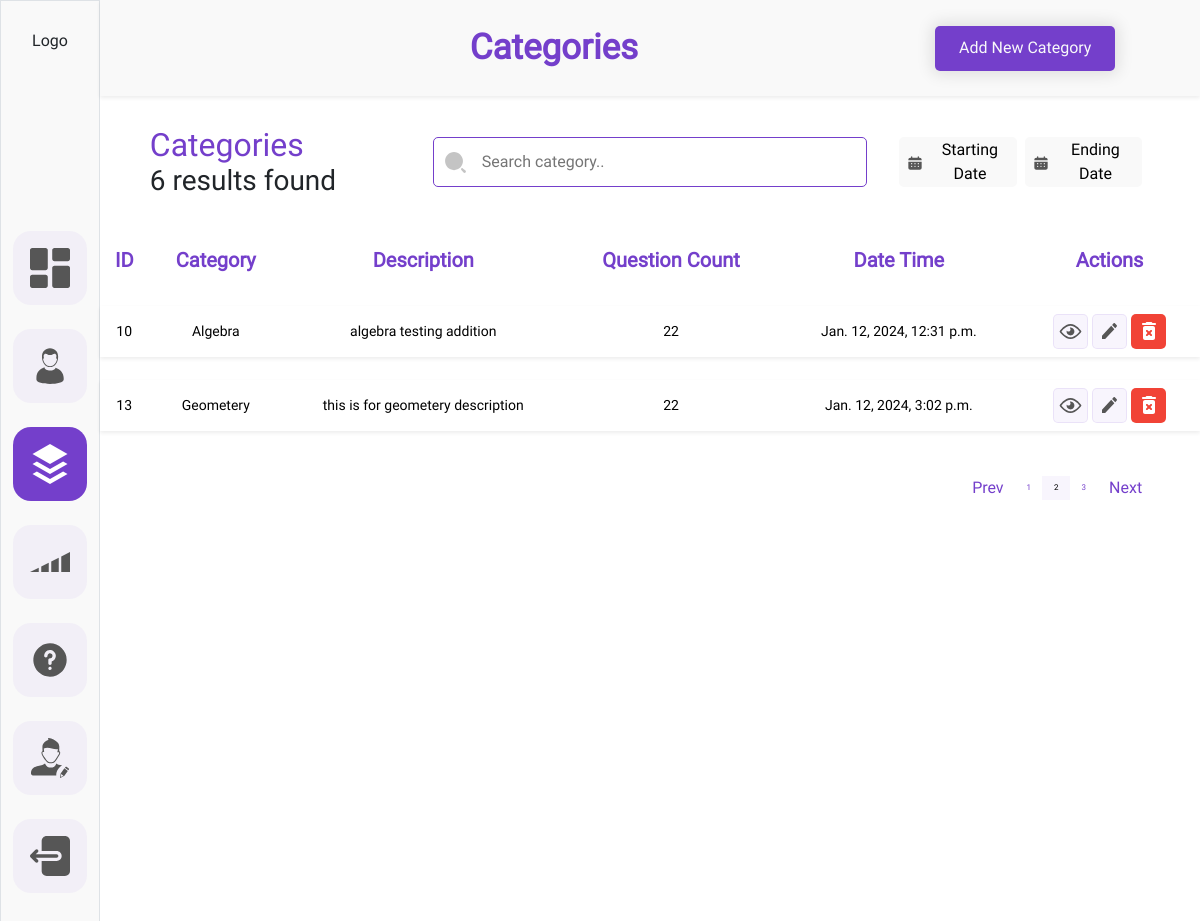
The page /myadmin/categories/?page=2 (signed in) on the database as committed earlier.
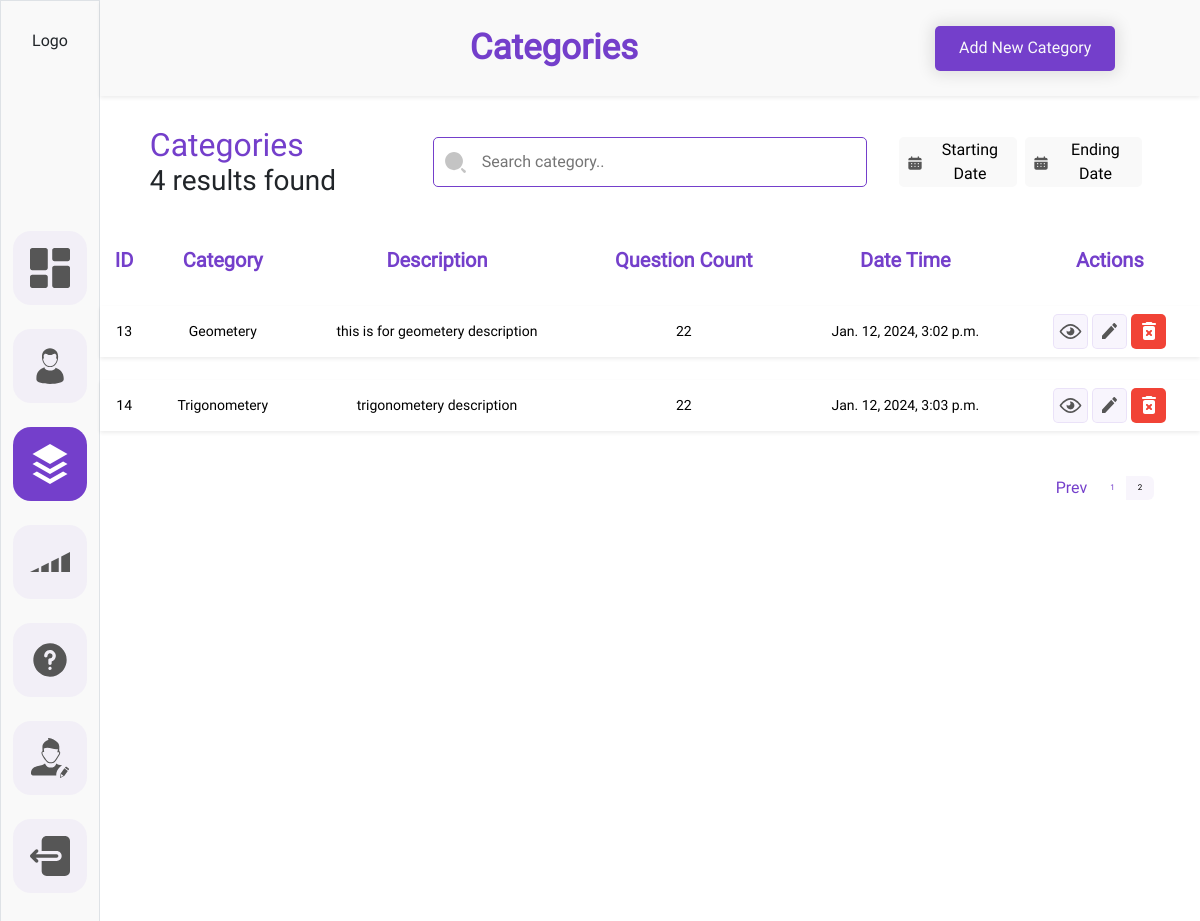
The same page on the database as committed later.
### adminDashboard/models.py (models this page shows, shortened)
class Category(BaseModel):
    category_title = models.CharField(max_length=CharFieldSizes.XXX_LARGE)
    category_description = models.TextField()
    category_image = models.ImageField(upload_to='category_images')

### adminDashboard/views.py (the view)
# urls.py: path('categories/', views.categories, name='categories'),
@login_required(login_url='login')
def categories(request):
    search = request.GET.get('search-bar', '')
    start_date = request.GET.get('startdate', '')
    end_date = request.GET.get('enddate', '')
    context={
        'seachbar': search,
        'startdate': start_date,
        'enddate': end_date,
        'category': request.GET.get('category',None)
    }
    records = Category.objects.all()
    if start_date and end_date:
        records = records.filter(created_at__range=(start_date, end_date))
    elif start_date:
        records = records.filter(created_at__gte=start_date)
    elif end_date:
        records = records.filter(created_at__lte=end_date)
    if search:
        records = records.filter(Q(category_title__icontains=search) | Q(category_description__icontains=search))
    paginator = Paginator(records,2)
    page = request.GET.get('page')
    try:
        records_within_range = paginator.page(page)
    except PageNotAnInteger:
        records_within_range = paginator.page(1)
    except EmptyPage:
        records_within_range = paginator.page(paginator.num_pages)
    category_count = records.count()
    context['categories']= records_within_range
    context['category_count'] = category_count
    return render(request, 'admin_dashboard/category.html', context)

### templates/admin_dashboard/category.html (shortened to what the changed rows need)
{% load static %}
<!DOCTYPE html>
<html lang="en">
<head>
    <link
    href="https://cdn.jsdelivr.net/npm/bootstrap@5.3.2/dist/css/bootstrap.min.css"
    rel="stylesheet"
  />
  <link rel="stylesheet" href="{% static 'admin_dashboard/css/common.css'%}">
  <link rel="stylesheet" href="{%static 'admin_dashboard/css/category.css'%}">
  <link rel="stylesheet" href="{% static 'admin_dashboard/css/users.css'%}">
</head>
<body>
    <div class="container-fluid">
        <div class="row ">
            <div class="col-11 h-100">
                <div class="row p-2 bg-sidebar heading-container-height shadow-sm justify-content-center align-items-center">
                    <div class="col-6 d-flex justify-content-end align-items-center">
                        <div class= "d-flex justify-content-center align-items-center">
                            <h1 class="dashboard__heading m-0">Categories</h1>
                        </div>
                    </div>
                </div>
            <form id="searchForm" action="{% url 'categories'%}" method='GET'>
                <div class="row justify-content-center margintop gap-2">
                  <div class="col-3">
                    <div class="">
                      <div class="d-flex flex-column">
                        <div class="">
                          <h2 class="user-title m-0 p-0">Categories</h2>
                        </div>
                        <div>
                          <h3 class="user-title-desc m-0 p-0">{{category_count }} results found</h3>
                        </div>
                      </div>
                    </div>
                  </div>
                </div>
            </form>
                <div class="row justify-content-center mt-3">
                    <div class="col p-0">
                        <div class="">
                            <div class="">
                                <table class="table table-hover table-borderless">
                                    <thead>
                                        <tr>
                                          <th class="table-head">ID</th>
                                          <th class="table-head">Category</th>
                                          <th class="table-head">Description</th>
                                          <th class="table-head">Question Count</th>
                                          <th class="table-head">Date Time</th>
                                          <th class="table-head">Actions</th>
                                        </tr>
                                      </thead>
                                      <tbody>
                                        {% for category in categories %}
                                        <tr class="tr shadow-sm ">
                                          <td>{{category.id}}</td>
                                          <td>{{category.category_title}}</td>
                                          <td>{{category.category_description}}</td>
                                          <td>22</td>
                                          <td>{{category.created_at}}</td>
                                          <td>
                                            <div class="d-flex justify-content-center align-items-center gap-1">
                                              <div class="">
                                                    <a class="action-btns action-btns-view"  href="{%url 'view-category' pk=category.id%}">
                                                    </a>
                                                </div>
                                                <div class="">
                                                    <a class="action-btns action-btns-view" href="{%url 'update-category' pk=category.id %}">
                                                    </a>
                                                </div>
                                                <div class="">
                                                    <a class="action-btns action-btns-remove" href="#" onclick=deleterecord({{category.id}})   data-bs-toggle="modal" data-bs-target="#user-successfully-delet-modal" >
                                                    </a>
                                                </div>
                                            </div>
                                          </td>
                                        </tr>
                                        {% endfor %}
                                      </tbody>
                                  </table>
                            </div>
                        </div>
                    </div>
                </div>
            <div class="row justify-content-center">
              <div class="col-11 d-flex justify-content-end p-0">
                <nav aria-label="Page navigation example">
                  <ul class="pagination justify-content-end">
                    {% for page_num in categories.paginator.page_range %}
                    <li class="page-item  d-flex justify-content-center align-items-center">
                      <a class="page-link border-0 {% if categories.number == page_num %} custom_active {% endif %}" href="?page={{ page_num }}">{{ page_num }}</a>
                    </li>
                    {% endfor %}
                    {% if categories.has_next %}
                    <li class="page-item">
                      <a class="page-link next border-0" href="?page={{ categories.next_page_number }}">Next</a>
                    </li>
                    {% endif %}
                  </ul>
                </nav>
              </div>
            </div>
            </div>
        </div>
    </div>
</body>
</html>

Rows that differ between the two databases and show on the page:
removed Category: id "10", category_title "Algebra", category_description "algebra testing addition", created_at "Jan. 12, 2024, 12:31 p.m."
now on this page (row unchanged): Category: id "14", category_title "Trigonometery", category_description "trigonometery description", created_at "Jan. 12, 2024, 3:03 p.m."
Other text that changed with them:
{{ category_count }}: "6" → "4"
list line gone: "3"
text no longer shown: "Next"
